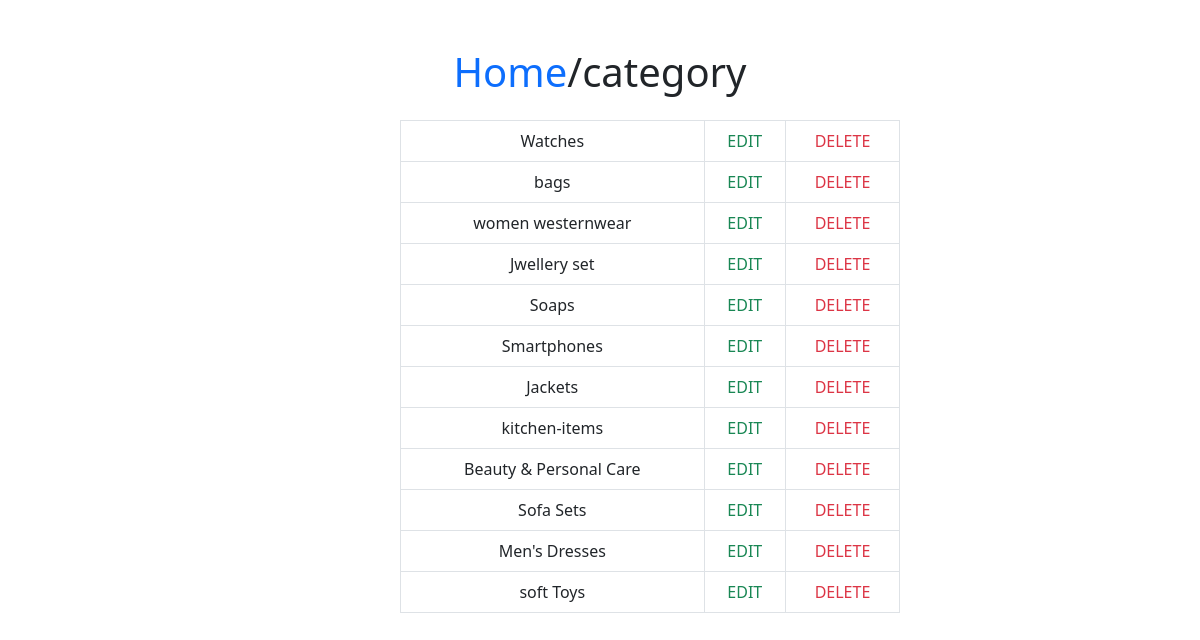
Page /view_category on the committed database.
### store/models.py (models this page shows, shortened)
class Category(models.Model):
    name=models.CharField(max_length=50)

### store/views.py (the view)
# urls.py: path('view_category',views.view_category,name='view_category'),
def view_category(request):
    a=Category.objects.all()
    return render(request,'view_category.html',{'categories':a})

### store/templates/view_category.html (shortened to what this page needs)
<!DOCTYPE html>
<html lang="en">
<head>
    <link href="https://cdn.jsdelivr.net/npm/bootstrap@5.0.2/dist/css/bootstrap.min.css" rel="stylesheet"
>
</head>
<body>
    <h1 class="text-center pt-5"><a href="adminhome">Home</a>/category</h1>
    <div class="table-responsive pt-3 w-75 " style="padding-left: 400px;">
        <table class="table table-bordered  ">
            <tbody class="text-center">
                {% for category in categories %}
                <tr>
                    <td>{{category.name}}</td>
                    <td><a href="edit_category/{{category.id}}" class="text-success">EDIT</a></td>
                    <td><a href="delete_category/{{category.id}}" class="text-danger">DELETE</a></td>
                </tr>
                {% endfor %}
            </tbody>
        </table>
    </div>
</body>
</html>

### store/templates/view_category.html (style rules this page uses)
a { text-decoration: none; }

### rows in the picture
Category: name "Watches"
Category: name "bags"
Category: name "women westernwear"
Category: name "Jwellery set"
Category: name "Soaps"
Category: name "Smartphones"
Category: name "Jackets"
Category: name "kitchen-items"
Category: name "Beauty & Personal Care"
Category: name "Sofa Sets"
Category: name "Men's Dresses"
Category: name "soft Toys"
